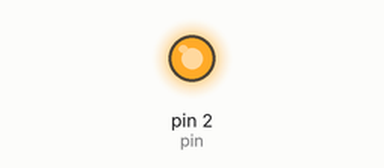
Simulated run of this sketch. Board: Arduino Uno, built with avr-gcc and run on an emulated ATmega328P. On the bench: output pins drawn as LEDs (lit = HIGH).

Above: at 5.0 s.
At 11.0 s:
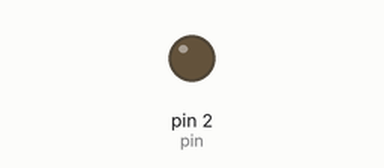
Timing chart, 0 to 15.6 s (numbered marks = the images above):
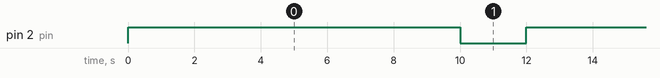

The sketch:

Seven_Color_Flash.ino
```cpp
int pin = 2;

void setup() {
  Serial.begin(9600);
  pinMode(pin, OUTPUT);
}
void loop() {
  digitalWrite(pin, HIGH);
  delay (10000);
  digitalWrite(pin, LOW);
  delay (2000);
}
```

Measured:
- by itself, pin 2 (pin): alternates HIGH for 10.0 s and LOW for 2.0 s
